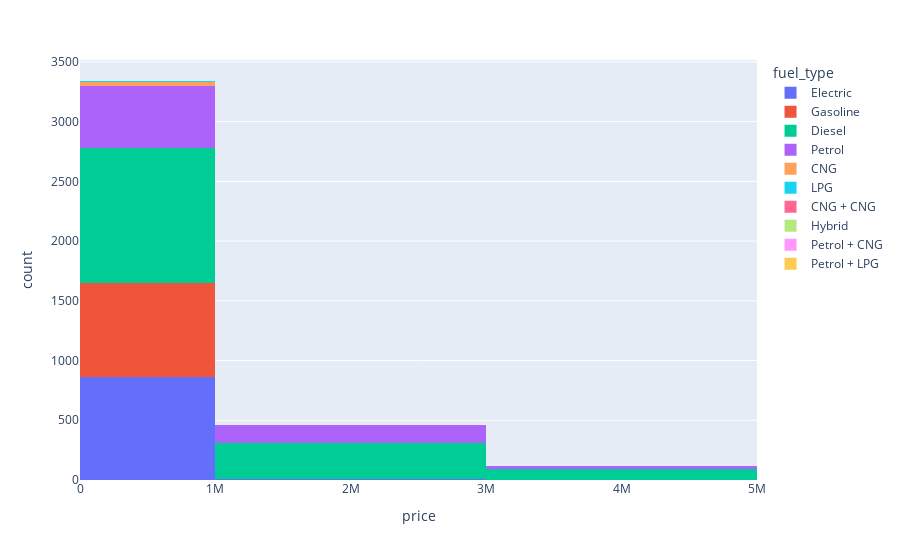

The notebook cell this image was saved under:
### Code cell
fig = px.histogram(df_new, x = 'price', color = 'fuel_type', nbins=20)
fig.update_layout(
    xaxis=dict(range=[0.0, 5000000.0]))

fig.show()

### Figure 1 — Plotly figure (JSON) as saved in the notebook; plotly's stock layout.template omitted (floating-point values rounded to 4 significant figures; data arrays with more than 128 entries replaced by an {"elided": "..."} marker saying what was removed)
{"data": [{"alignmentgroup": "True", "bingroup": "x", "hovertemplate": "fuel_type=Electric<br>price=%{x}<br>count=%{y}<extra></extra>", "legendgroup": "Electric", "marker": {"color": "#636efa", "pattern": {"shape": ""}}, "name": "Electric", "nbinsx": 20, "offsetgroup": "Electric", "orientation": "v", "showlegend": true, "type": "histogram", "x": {"elided": "865 float values"}, "xaxis": "x", "yaxis": "y"}, {"alignmentgroup": "True", "bingroup": "x", "hovertemplate": "fuel_type=Gasoline<br>price=%{x}<br>count=%{y}<extra></extra>", "legendgroup": "Gasoline", "marker": {"color": "#EF553B", "pattern": {"shape": ""}}, "name": "Gasoline", "nbinsx": 20, "offsetgroup": "Gasoline", "orientation": "v", "showlegend": true, "type": "histogram", "x": {"elided": "793 float values"}, "xaxis": "x", "yaxis": "y"}, {"alignmentgroup": "True", "bingroup": "x", "hovertemplate": "fuel_type=Diesel<br>price=%{x}<br>count=%{y}<extra></extra>", "legendgroup": "Diesel", "marker": {"color": "#00cc96", "pattern": {"shape": ""}}, "name": "Diesel", "nbinsx": 20, "offsetgroup": "Diesel", "orientation": "v", "showlegend": true, "type": "histogram", "x": {"elided": "1590 float values"}, "xaxis": "x", "yaxis": "y"}, {"alignmentgroup": "True", "bingroup": "x", "hovertemplate": "fuel_type=Petrol<br>price=%{x}<br>count=%{y}<extra></extra>", "legendgroup": "Petrol", "marker": {"color": "#ab63fa", "pattern": {"shape": ""}}, "name": "Petrol", "nbinsx": 20, "offsetgroup": "Petrol", "orientation": "v", "showlegend": true, "type": "histogram", "x": {"elided": "743 int values"}, "xaxis": "x", "yaxis": "y"}, {"alignmentgroup": "True", "bingroup": "x", "hovertemplate": "fuel_type=CNG<br>price=%{x}<br>count=%{y}<extra></extra>", "legendgroup": "CNG", "marker": {"color": "#FFA15A", "pattern": {"shape": ""}}, "name": "CNG", "nbinsx": 20, "offsetgroup": "CNG", "orientation": "v", "showlegend": true, "type": "histogram", "x": [370000, 145000, 415000, 200000, 520000, 430000, 695000, 610000, 285000, 445000, 315000, 400000, 525000, 1080000, 800000, 590000, 642000, 310000, 155000, 645000, 545000, 299000, 265000, 330000, 245000, 225000, 725000, 155000, 380000, 740000, 480000, 390000, 625000, 1025000, 675000, 400000], "xaxis": "x", "yaxis": "y"}, {"alignmentgroup": "True", "bingroup": "x", "hovertemplate": "fuel_type=LPG<br>price=%{x}<br>count=%{y}<extra></extra>", "legendgroup": "LPG", "marker": {"color": "#19d3f3", "pattern": {"shape": ""}}, "name": "LPG", "nbinsx": 20, "offsetgroup": "LPG", "orientation": "v", "showlegend": true, "type": "histogram", "x": [120000, 235000, 225000, 275000, 195000], "xaxis": "x", "yaxis": "y"}, {"alignmentgroup": "True", "bingroup": "x", "hovertemplate": "fuel_type=CNG + CNG<br>price=%{x}<br>count=%{y}<extra></extra>", "legendgroup": "CNG + CNG", "marker": {"color": "#FF6692", "pattern": {"shape": ""}}, "name": "CNG + CNG", "nbinsx": 20, "offsetgroup": "CNG + CNG", "orientation": "v", "showlegend": true, "type": "histogram", "x": [249000], "xaxis": "x", "yaxis": "y"}, {"alignmentgroup": "True", "bingroup": "x", "hovertemplate": "fuel_type=Hybrid<br>price=%{x}<br>count=%{y}<extra></extra>", "legendgroup": "Hybrid", "marker": {"color": "#B6E880", "pattern": {"shape": ""}}, "name": "Hybrid", "nbinsx": 20, "offsetgroup": "Hybrid", "orientation": "v", "showlegend": true, "type": "histogram", "x": [4800000, 11500000], "xaxis": "x", "yaxis": "y"}, {"alignmentgroup": "True", "bingroup": "x", "hovertemplate": "fuel_type=Petrol + CNG<br>price=%{x}<br>count=%{y}<extra></extra>", "legendgroup": "Petrol + CNG", "marker": {"color": "#FF97FF", "pattern": {"shape": ""}}, "name": "Petrol + CNG", "nbinsx": 20, "offsetgroup": "Petrol + CNG", "orientation": "v", "showlegend": true, "type": "histogram", "x": [575000], "xaxis": "x", "yaxis": "y"}, {"alignmentgroup": "True", "bingroup": "x", "hovertemplate": "fuel_type=Petrol + LPG<br>price=%{x}<br>count=%{y}<extra></extra>", "legendgroup": "Petrol + LPG", "marker": {"color": "#FECB52", "pattern": {"shape": ""}}, "name": "Petrol + LPG", "nbinsx": 20, "offsetgroup": "Petrol + LPG", "orientation": "v", "showlegend": true, "type": "histogram", "x": [130000], "xaxis": "x", "yaxis": "y"}], "layout": {"barmode": "relative", "legend": {"title": {"text": "fuel_type"}, "tracegroupgap": 0}, "margin": {"t": 60}, "xaxis": {"anchor": "y", "domain": [0, 1], "range": [0, 5000000], "title": {"text": "price"}}, "yaxis": {"anchor": "x", "domain": [0, 1], "title": {"text": "count"}}}}
